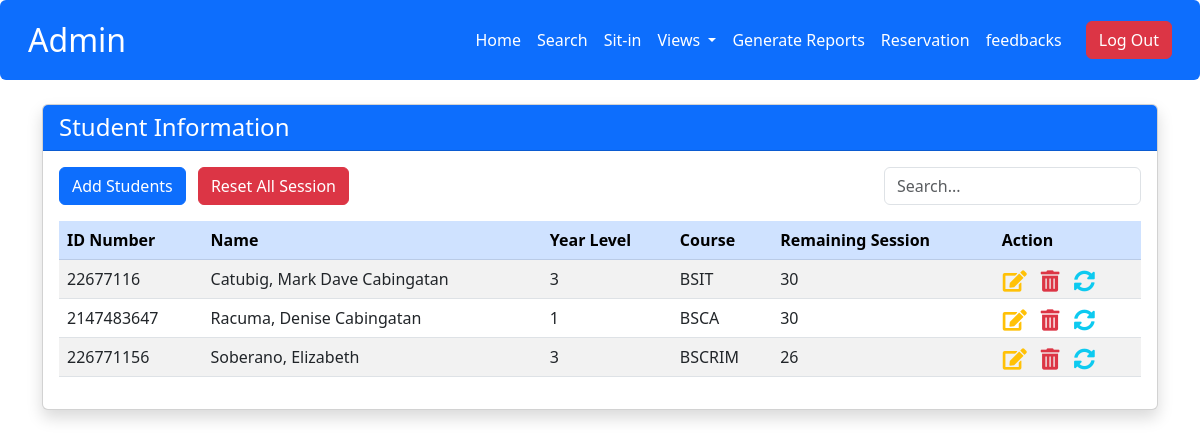
The app's page /admin/student_information.php, older data.
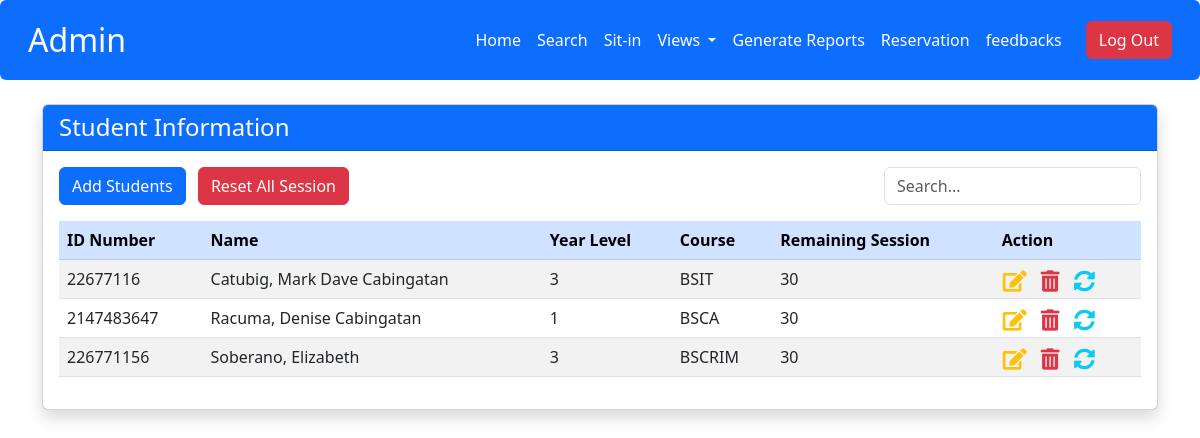
The same page, newer data.
### tables this page shows
CREATE TABLE `user` (
  `id` int(11) NOT NULL,
  `lname` varchar(50) DEFAULT NULL,
  `fname` varchar(50) DEFAULT NULL,
  `MName` varchar(50) DEFAULT NULL,
  `Course` varchar(50) DEFAULT NULL,
  `Level` varchar(10) DEFAULT NULL,
  `username` varchar(50) DEFAULT NULL,
  `password` varchar(255) NOT NULL,
  `image` varchar(255) DEFAULT NULL,
  `email` varchar(100) NOT NULL,
  `address` varchar(255) DEFAULT NULL,
  `role` enum('admin','user') NOT NULL DEFAULT 'user',
  `remaining_session` int(11) NOT NULL DEFAULT 30,
  `points` int(11) DEFAULT 0
);

### admin/student_information.php (the view, shortened to what this page needs)
<?php
include('db.php');
include('admin_navbar.php');
?>
<!DOCTYPE html>
<html lang="en">
<head>
    <link rel="stylesheet" href="https://cdn.jsdelivr.net/npm/bootstrap@5.3.0/dist/css/bootstrap.min.css">
    <link rel="stylesheet" href="https://cdnjs.cloudflare.com/ajax/libs/font-awesome/5.15.4/css/all.min.css">
</head>
<body>
    <div class="container mt-4">
        <div class="card shadow">
            <div class="card-header bg-primary text-white">
                <h4 class="mb-0">Student Information</h4>
            </div>
            <div class="card-body">
                <div class="d-flex justify-content-between mb-3">
                    <div>
                        <a href="add_student.php" class="btn btn-primary me-2">Add Students</a>
                        <button class="btn btn-danger" onclick="confirmResetSessions()">Reset All Session</button>
                    </div>
                    <div>
                        <input type="text" class="form-control" placeholder="Search...">
                    </div>
                </div>
                <div class="table-responsive">
                    <table class="table table-striped table-hover">
                        <thead class="table-primary">
                            <tr>
                                <th>ID Number</th>
                                <th>Name</th>
                                <th>Year Level</th>
                                <th>Course</th>
                                <th>Remaining Session</th>
                                <th>Action</th>
                            </tr>
                        </thead>
                        <tbody>
                            <?php
                               $query = "SELECT id, lname, fname, MName, Level, Course, remaining_session
                                      FROM user WHERE role = 'user' ORDER BY lname ASC";
                            $result = mysqli_query($con, $query);
                            if (!$result) {
                                echo "<tr><td colspan='6' class='text-center text-danger'>Error fetching data: " . mysqli_error($con) . "</td></tr>";
                            } else if (mysqli_num_rows($result) > 0) {
                                while ($row = mysqli_fetch_assoc($result)) {
                                    $sessionClass = '';
                                    $remaining = intval($row['remaining_session']);
                                    echo "<tr>
                                            <td>{$row['id']}</td>
                                            <td>{$row['lname']}, {$row['fname']} {$row['MName']}</td>
                                            <td>{$row['Level']}</td>
                                            <td>{$row['Course']}</td>
                                            <td class='{$sessionClass}'>{$remaining}</td>
                                            <td>
                                                <button class='btn btn-link text-warning p-0 me-2' onclick='location.href=\"edit_student.php?id={$row['id']}\"'>
                                                    <i class='fas fa-edit fa-lg' title='Edit Student'></i>
                                                </button>
                                                <button class='btn btn-link text-danger p-0 me-2' onclick='confirmDelete({$row['id']})'>
                                                    <i class='fas fa-trash-alt fa-lg' title='Delete Student'></i>
                                                </button>
                                                <button class='btn btn-link text-info p-0' onclick='confirmResetSingleStudent({$row['id']})'>
                                                    <i class='fas fa-sync-alt fa-lg' title='Reset Session'></i>
                                                </button>
                                            </td>
                                        </tr>";
                                }
                            } else {
                                echo "<tr><td colspan='6' class='text-center'>No students found</td></tr>";
                            }
                            ?>
                        </tbody>
                    </table>
                </div>
            </div>
        </div>
    </div>
</body>
</html>

Row changes from the older to the newer data that the page shows:
changed user "Soberano": remaining_session "26" → "30"
